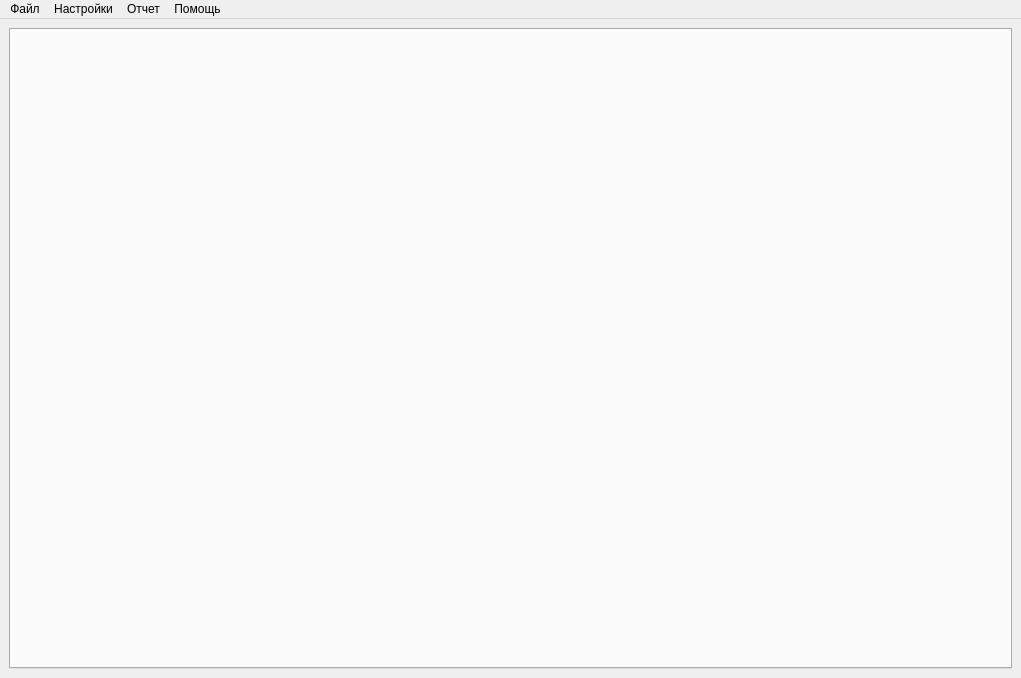
<?xml version="1.0" encoding="UTF-8"?>
<ui version="4.0">
 <class>MainWindow</class>
 <widget class="QMainWindow" name="MainWindow">
  <property name="geometry">
   <rect>
    <x>0</x>
    <y>0</y>
    <width>1021</width>
    <height>678</height>
   </rect>
  </property>
  <property name="windowTitle">
   <string>Метрология V0.2</string>
  </property>
  <widget class="QWidget" name="centralwidget">
   <layout class="QVBoxLayout" name="verticalLayout">
    <item>
     <widget class="QTabWidget" name="tabWidget">
      <property name="currentIndex">
       <number>-1</number>
      </property>
      <property name="tabsClosable">
       <bool>false</bool>
      </property>
     </widget>
    </item>
   </layout>
  </widget>
  <widget class="QMenuBar" name="menubar">
   <property name="geometry">
    <rect>
     <x>0</x>
     <y>0</y>
     <width>1021</width>
     <height>26</height>
    </rect>
   </property>
   <widget class="QMenu" name="menuFile">
    <property name="title">
     <string>Файл</string>
    </property>
    <addaction name="actionOpenContour"/>
    <addaction name="actionSave"/>
   </widget>
   <widget class="QMenu" name="menu">
    <property name="title">
     <string>Настройки</string>
    </property>
    <addaction name="actionSettings"/>
   </widget>
   <widget class="QMenu" name="menu_2">
    <property name="title">
     <string>Отчет</string>
    </property>
    <addaction name="actionPrint"/>
   </widget>
   <widget class="QMenu" name="menu_3">
    <property name="title">
     <string>Помощь</string>
    </property>
    <addaction name="action_3"/>
    <addaction name="separator"/>
    <addaction name="action_5"/>
    <addaction name="action_6"/>
   </widget>
   <addaction name="menuFile"/>
   <addaction name="menu"/>
   <addaction name="menu_2"/>
   <addaction name="menu_3"/>
  </widget>
  <action name="action">
   <property name="text">
    <string>Сохранить</string>
   </property>
  </action>
  <action name="actionSave">
   <property name="text">
    <string>Сохранить трассы</string>
   </property>
  </action>
  <action name="actionOpenContour">
   <property name="text">
    <string>Открыть трассу</string>
   </property>
  </action>
  <action name="actionSettings">
   <property name="text">
    <string>Параметры</string>
   </property>
  </action>
  <action name="actionPrint">
   <property name="text">
    <string>Сохранить</string>
   </property>
  </action>
  <action name="action_2">
   <property name="text">
    <string>Авто-поиск максимума</string>
   </property>
  </action>
  <action name="actionCalibrate">
   <property name="text">
    <string>Калибровка</string>
   </property>
  </action>
  <action name="action_3">
   <property name="text">
    <string>Добавление трассы</string>
   </property>
  </action>
  <action name="action_5">
   <property name="text">
    <string>Подключение к устройству</string>
   </property>
  </action>
  <action name="action_6">
   <property name="text">
    <string>Измерение трассы</string>
   </property>
  </action>
 </widget>
 <resources/>
 <connections/>
 <slots>
  <slot>readyForAnalisis(E_ANALISIS_TYPE)</slot>
 </slots>
</ui>
